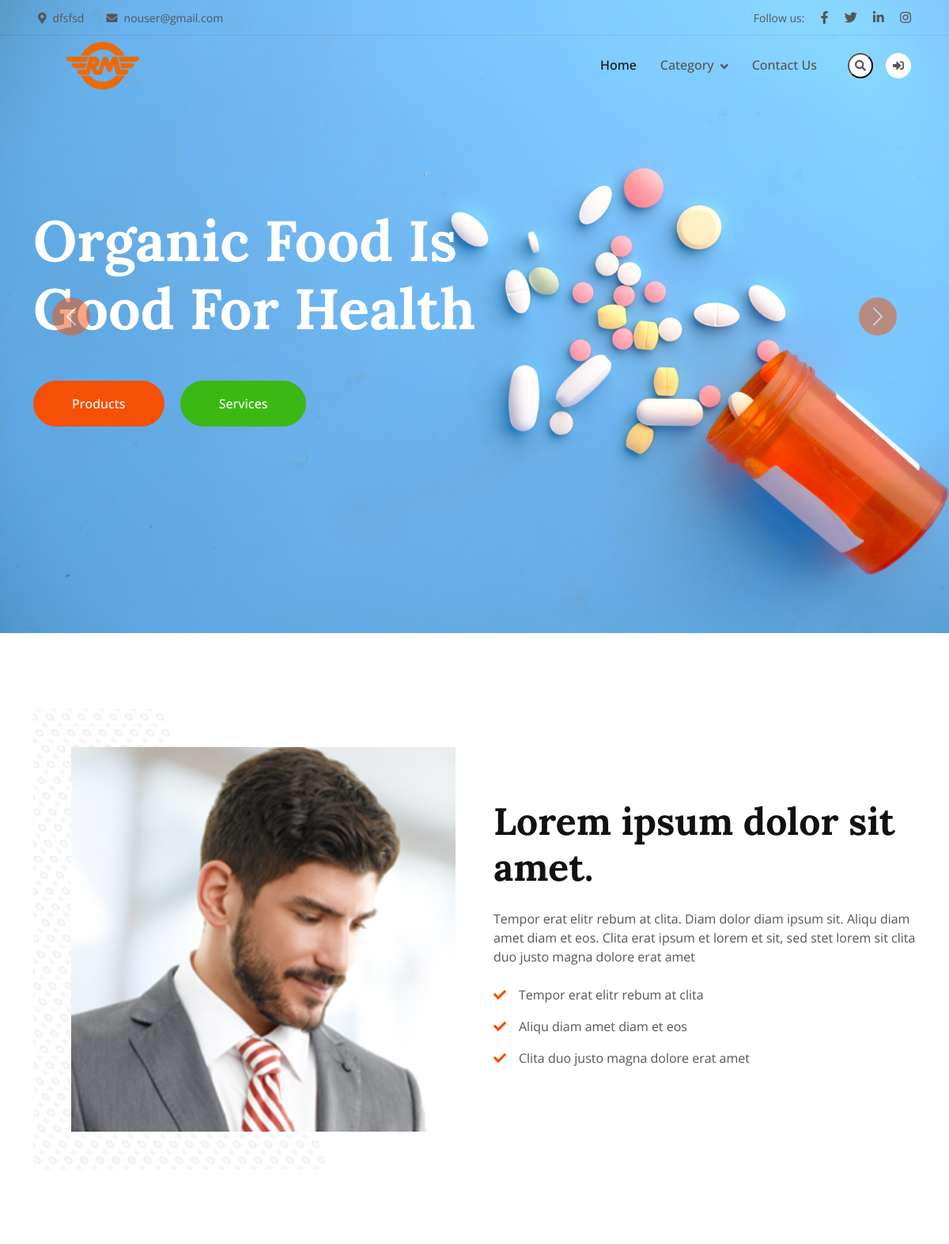
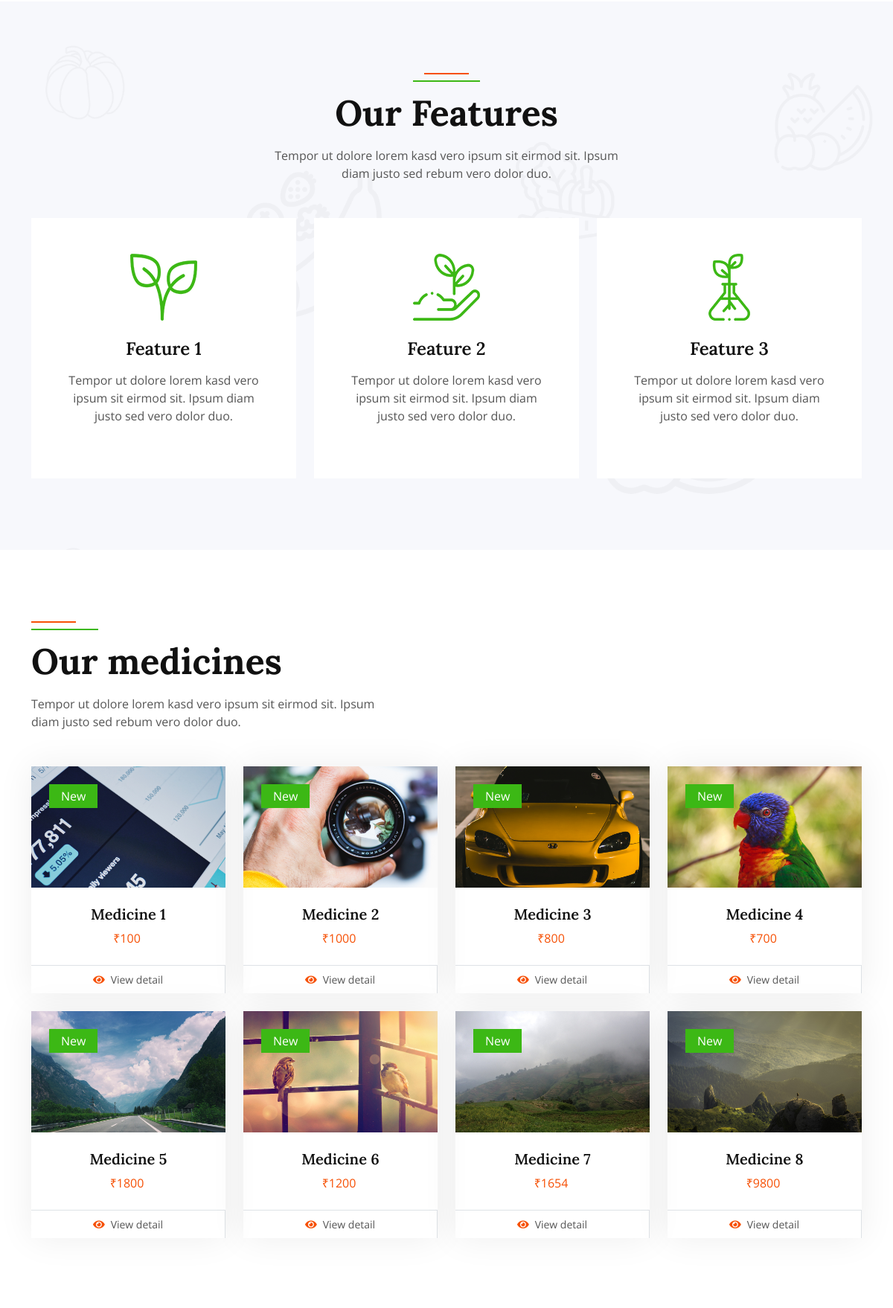
The page / (upper part) on the database its author committed (2 pictures, top to bottom).
### tables this page shows
CREATE TABLE `company` (
  `id` int(11) NOT NULL,
  `admin_id` int(11) NOT NULL,
  `company_name` varchar(200) NOT NULL,
  `company_logo` varchar(200) NOT NULL,
  `owner_name` varchar(100) NOT NULL,
  `owner_photo` varchar(100) NOT NULL,
  `address` text NOT NULL,
  `company_email` varchar(200) NOT NULL,
  `mobile_number` varchar(10) NOT NULL
);

CREATE TABLE `medicine` (
  `id` int(11) NOT NULL,
  `name` varchar(50) NOT NULL,
  `photo` varchar(200) NOT NULL,
  `description` text NOT NULL,
  `mrp` int(11) NOT NULL,
  `packing_date` timestamp NOT NULL DEFAULT current_timestamp(),
  `expiry_date` timestamp NULL DEFAULT NULL,
  `category_id` int(11) NOT NULL,
  `admin_id` int(11) NOT NULL
);

### config/connection.php (called while the page is built, shortened)
<?php
$domain_name = "/medicine";

### index.php (the view, shortened to what this page needs)
<?php
require_once("./config/connection.php");
?>
<!DOCTYPE html>
<html lang="en">
<head>
    <link href="https://cdnjs.cloudflare.com/ajax/libs/font-awesome/5.10.0/css/all.min.css" rel="stylesheet">
    <link href="https://cdn.jsdelivr.net/npm/bootstrap-icons@1.4.1/font/bootstrap-icons.css" rel="stylesheet">
    <link href="lib/animate/animate.min.css" rel="stylesheet">
    <link href="lib/owlcarousel/assets/owl.carousel.min.css" rel="stylesheet">
    <link href="css/bootstrap.min.css" rel="stylesheet">
    <link href="css/style.css" rel="stylesheet">
</head>
<body>
    <?php
    include_once("./component/navbar.php");
    ?>
    <div class="container-fluid p-0 mb-5 wow fadeIn" data-wow-delay="0.1s">
        <div id="header-carousel" class="carousel slide" data-bs-ride="carousel">
            <div class="carousel-inner">
                <div class="carousel-item active">
                    <img class="w-100" src="img/carousel-1.jpg" alt="Image">
                    <div class="carousel-caption">
                        <div class="container">
                            <div class="row justify-content-start">
                                <div class="col-lg-7">
                                    <h1 class="display-2 mb-5 animated slideInDown text-white">Organic Food Is Good For Health</h1>
                                    <a href="" class="btn btn-primary rounded-pill py-sm-3 px-sm-5">Products</a>
                                    <a href="" class="btn btn-secondary rounded-pill py-sm-3 px-sm-5 ms-3">Services</a>
                                </div>
                            </div>
                        </div>
                    </div>
                </div>
            </div>
            <button class="carousel-control-prev" type="button" data-bs-target="#header-carousel" data-bs-slide="prev">
                <span class="carousel-control-prev-icon" aria-hidden="true"></span>
            </button>
            <button class="carousel-control-next" type="button" data-bs-target="#header-carousel" data-bs-slide="next">
                <span class="carousel-control-next-icon" aria-hidden="true"></span>
            </button>
        </div>
    </div>
    <div class="container-xxl py-5">
        <div class="container">
            <div class="row g-5 align-items-center">
                <div class="col-lg-6 wow fadeIn" data-wow-delay="0.1s">
                    <div class="about-img position-relative overflow-hidden p-5 pe-0">
                        <img class="img-fluid w-100" src="<?php echo $domain_name . $data['owner_photo'] ?>">
                    </div>
                </div>
                <div class="col-lg-6 wow fadeIn" data-wow-delay="0.5s">
                    <h1 class="display-5 mb-4">Lorem ipsum dolor sit amet.</h1>
                    <p class="mb-4">Tempor erat elitr rebum at clita. Diam dolor diam ipsum sit. Aliqu diam amet diam et eos. Clita erat ipsum et lorem et sit, sed stet lorem sit clita duo justo magna dolore erat amet</p>
                    <p><i class="fa fa-check text-primary me-3"></i>Tempor erat elitr rebum at clita</p>
                    <p><i class="fa fa-check text-primary me-3"></i>Aliqu diam amet diam et eos</p>
                    <p><i class="fa fa-check text-primary me-3"></i>Clita duo justo magna dolore erat amet</p>
                </div>
            </div>
        </div>
    </div>
    <div class="container-fluid bg-light bg-icon my-5 py-6">
        <div class="container">
            <div class="section-header text-center mx-auto mb-5 wow fadeInUp" data-wow-delay="0.1s" style="max-width: 500px;">
                <h1 class="display-5 mb-3">Our Features</h1>
                <p>Tempor ut dolore lorem kasd vero ipsum sit eirmod sit. Ipsum diam justo sed rebum vero dolor duo.</p>
            </div>
            <div class="row g-4">
                <div class="col-lg-4 col-md-6 wow fadeInUp" data-wow-delay="0.1s">
                    <div class="bg-white text-center h-100 p-4 p-xl-5">
                        <img class="img-fluid mb-4" src="img/icon-1.png" alt="">
                        <h4 class="mb-3">Feature 1</h4>
                        <p class="mb-4">Tempor ut dolore lorem kasd vero ipsum sit eirmod sit. Ipsum diam justo sed vero dolor duo.</p>
                    </div>
                </div>
                <div class="col-lg-4 col-md-6 wow fadeInUp" data-wow-delay="0.3s">
                    <div class="bg-white text-center h-100 p-4 p-xl-5">
                        <img class="img-fluid mb-4" src="img/icon-2.png" alt="">
                        <h4 class="mb-3">Feature 2</h4>
                        <p class="mb-4">Tempor ut dolore lorem kasd vero ipsum sit eirmod sit. Ipsum diam justo sed vero dolor duo.</p>
                    </div>
                </div>
                <div class="col-lg-4 col-md-6 wow fadeInUp" data-wow-delay="0.5s">
                    <div class="bg-white text-center h-100 p-4 p-xl-5">
                        <img class="img-fluid mb-4" src="img/icon-3.png" alt="">
                        <h4 class="mb-3">Feature 3</h4>
                        <p class="mb-4">Tempor ut dolore lorem kasd vero ipsum sit eirmod sit. Ipsum diam justo sed vero dolor duo.</p>
                    </div>
                </div>
            </div>
        </div>
    </div>
    <div class="container-xxl py-5">
        <div class="container">
            <div class="row g-0 gx-5 align-items-end">
                <div class="col-lg-6">
                    <div class="section-header text-start mb-5 wow fadeInUp" data-wow-delay="0.1s" style="max-width: 500px;">
                        <h1 class="display-5 mb-3">Our medicines</h1>
                        <p>Tempor ut dolore lorem kasd vero ipsum sit eirmod sit. Ipsum diam justo sed rebum vero dolor duo.</p>
                    </div>
                </div>
            </div>
            <div class="tab-content">
                <div id="tab-1" class="tab-pane fade show p-0 active">
                    <div class="row g-4">
                        <?php
                        $sql = "SELECT * FROM `medicine` LIMIT 8";
                        $stmt = $conn->prepare($sql);
                        $stmt->execute();
                        while ($row = $stmt->fetch()) {
                            echo '
                                <div class="col-xl-3 col-lg-4 col-md-6 wow fadeInUp" data-wow-delay="0.1s">
                                <div class="product-item">
                                    <div class="position-relative bg-light overflow-hidden">
                                        <img class="img-fluid w-100" src="' . $domain_name . $row['photo'] . '" alt="">
                                        <div class="bg-secondary rounded text-white position-absolute start-0 top-0 m-4 py-1 px-3">New</div>
                                    </div>
                                    <div class="text-center p-4">
                                        <a class="d-block h5 mb-2" href="">' . $row['name'] . '</a>
                                        <span class="text-primary me-1">₹' . $row['mrp'] . '</span>
                                    </div>
                                    <div class="d-flex border-top">
                                        <small class="w-100 text-center border-end py-2">
                                            <a href="' . $domain_name . '/about.php?m_id=' . $row['id'] . '" class="text-body" href=""><i class="fa fa-eye text-primary me-2"></i>View detail</a>
                                        </small>
                                    </div>
                                </div>
                            </div>';
                        }
                        ?>
                    </div>
                </div>
            </div>
        </div>
    </div>
</body>
</html>

### component/navbar.php (shortened to what this page needs)
<?php
$loggedin = false;
require_once("./config/connection.php");
$sql = "SELECT * FROM `company`";
$stmt = $conn->prepare($sql);
$stmt->execute();
$data = $stmt->fetch();
?>
<div class="container-fluid fixed-top px-0 wow fadeIn" data-wow-delay="0.1s">
    <div class="top-bar row gx-0 align-items-center d-none d-lg-flex">
        <div class="col-lg-6 px-5 text-start">
            <small><i class="fa fa-map-marker-alt me-2"></i><?php echo $data['address'] ?></small>
            <small class="ms-4"><i class="fa fa-envelope me-2"></i><?php echo $data['company_email'] ?></small>
        </div>
        <div class="col-lg-6 px-5 text-end">
            <small>Follow us:</small>
            <a class="text-body ms-3" href="#"><i class="fab fa-facebook-f"></i></a>
            <a class="text-body ms-3" href="#"><i class="fab fa-twitter"></i></a>
            <a class="text-body ms-3" href="#"><i class="fab fa-linkedin-in"></i></a>
            <a class="text-body ms-3" href="#"><i class="fab fa-instagram"></i></a>
        </div>
    </div>
    <nav class="navbar navbar-expand-lg navbar-light py-lg-0 px-lg-5 wow fadeIn" data-wow-delay="0.1s">
        <a href="index.php" class="navbar-brand ms-4 ms-lg-0">
            <div class="logo_section">
                <a href="index.php"><img class="img-fluid" src="<?php echo ($domain_name . ($data['company_logo'] ?? "/default_logo.png")) ?>" width="100" alt="site_logo" /></a>
            </div>
        </a>
        <div class="collapse navbar-collapse" id="navbarCollapse">
            <ul class="navbar-nav ms-auto p-4 p-lg-0">
                <a href="index.php" class="nav-item nav-link active">Home</a>
                <li class="nav-item dropdown">
                    <a class="nav-link dropdown-toggle dropdown-toggle-split" href="#" id="navbarDropdownMenuLink" role="button" data-bs-toggle="dropdown" aria-expanded="false">Category</a>
                </li>
                <a href=" contact.php" class="nav-item nav-link">Contact Us</a>
            </ul>
            <div class="d-none d-lg-flex ms-2">
                <button class="btn-sm-square bg-white rounded-circle ms-3" type="button" class="btn btn-primary" data-bs-toggle="modal" data-bs-target="#searchModal">
                    <small class="fa fa-search text-body"></small>
                </button>
                <?php if ($loggedin) { ?>
                    <a class="btn-sm-square bg-white rounded-circle ms-3" href="/medicine/admin">
                        <small class="fa fa-user text-body"></small>
                    </a>
                <?php } else { ?>
                    <a class="btn-sm-square bg-white rounded-circle ms-3" href="/medicine/admin/login.php">
                        <small class="fa fa-sign-in-alt text-body"></small>
                    </a>
                <?php } ?>
            </div>
        </div>
    </nav>
</div>

### css/style.css (style rules this page uses)
:root { --primary: #F65005; --secondary: #3cb815; --light: #F7F8FC; --dark: #111111; }
.py-6 { padding-top: 6rem; padding-bottom: 6rem; }
.bg-icon { background: url(../img/bg-icon.png) center center repeat; background-size: contain; }
.btn { font-weight: 500; transition: .5s; }
.btn.btn-primary, .btn.btn-secondary, .btn.btn-outline-primary:hover, .btn.btn-outline-secondary:hover { color: #FFFFFF; }
.btn-sm-square { width: 32px; height: 32px; }
.btn-square, .btn-sm-square, .btn-lg-square { padding: 0; display: flex; align-items: center; justify-content: center; font-weight: normal; }
.fixed-top { transition: .5s; }
.top-bar { height: 45px; border-bottom: 1px solid rgba(0, 0, 0, .07); }
.navbar .dropdown-toggle::after { border: none; content: "\f107"; font-family: "Font Awesome 5 Free"; font-weight: 900; vertical-align: middle; margin-left: 8px; }
.navbar .navbar-nav .nav-link { padding: 25px 15px; color: #555555; font-weight: 500; outline: none; }
.navbar .navbar-nav .nav-link:hover, .navbar .navbar-nav .nav-link.active { color: var(--dark); }
.carousel-caption { top: 0; left: 0; right: 0; bottom: 0; display: flex; align-items: center; justify-content: center; text-align: start; z-index: 1; }
.carousel-control-prev, .carousel-control-next { width: 15%; }
.carousel-control-prev-icon, .carousel-control-next-icon { width: 3rem; height: 3rem; background-color: var(--primary); border: 10px solid var(--primary); border-radius: 3rem; }
.section-header { position: relative; padding-top: 25px; }
.section-header::before { position: absolute; content: ""; width: 60px; height: 2px; top: 0; left: 50%; transform: translateX(-50%); background: var(--primary); }
.section-header::after { position: absolute; content: ""; width: 90px; height: 2px; top: 10px; left: 50%; transform: translateX(-50%); background: var(--secondary); }
.section-header.text-start::before, .section-header.text-start::after { left: 0; transform: translateX(0); }
.about-img img { position: relative; z-index: 2; }
.about-img::before { position: absolute; content: ""; top: 0; left: -50%; width: 100%; height: 100%; background-image: -webkit-repeating-radial-gradient(#FFFFFF, #EEEEEE 5px, transparent 5px, transparent 10px); background-image: -moz-repeating-radial-gradient(#FFFFFF, #EEEEEE 5px, transparent 5px, transparent 10px); background-image: -ms-repeating-radial-gradient(#FFFFFF, #EEEEEE 5px, transparent 5px, transparent 10px); background-image: -o-repeating-radial-gradient(#FFFFFF, #EEEEEE 5px, transparent 5px, transparent 10px); background-image: repeating-radial-gradient(#FFFFFF, #EEEEEE 5px, transparent 5px, transparent 10px); background-size: 20px 20px; transform: skew(20deg); z-index: 1; }
.product-item { box-shadow: 0 0 45px rgba(0, 0, 0, .07); }
.product-item img { transition: .5s; }

### rows shown on the page
company: address "dfsfsd", company_email "nouser@gmail.com", company_logo (picture), owner_photo (picture)
medicine: photo (picture), name "Medicine 1", mrp "100"
medicine: photo (picture), name "Medicine 2", mrp "1000"
medicine: photo (picture), name "Medicine 3", mrp "800"
medicine: photo (picture), name "Medicine 4", mrp "700"
medicine: photo (picture), name "Medicine 5", mrp "1800"
medicine: photo (picture), name "Medicine 6", mrp "1200"
medicine: photo (picture), name "Medicine 7", mrp "1654"
medicine: photo (picture), name "Medicine 8", mrp "9800"
